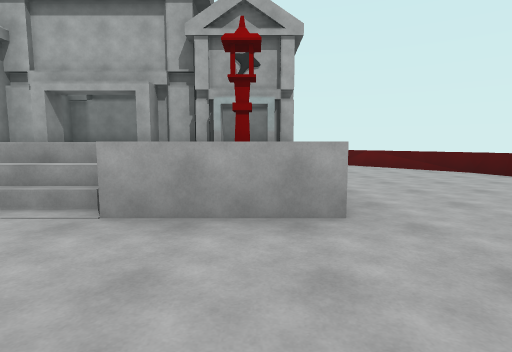
View 1 (above)

16 first-person views from a walk through a scene from a Unity 3-D project. The camera is 1.4 m above the floor, tilts 6° down and sees 80° across. The floor is counted in squares, 2 m on a side. Each view is taken from the middle of a square. On the plan, view 1 faces up. The plan holds only what a view shows up to about 10 squares ahead; the rest is blank.

View 2
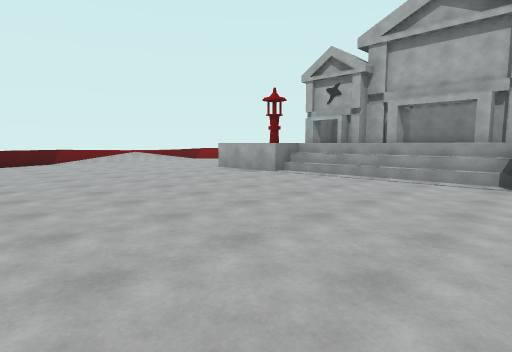

View 3
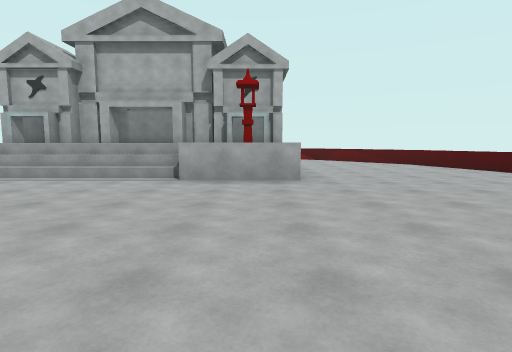

View 4
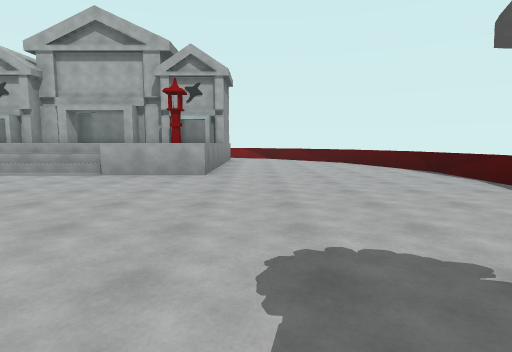

View 5
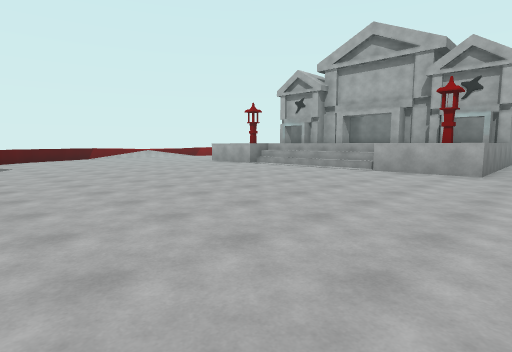

View 6
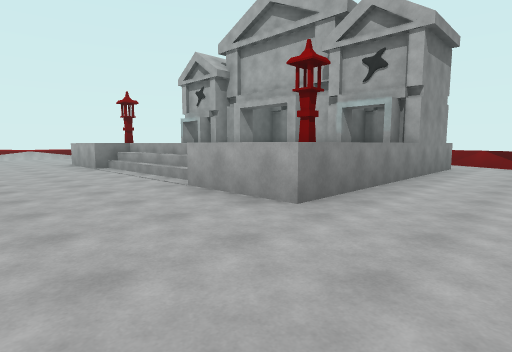

View 7
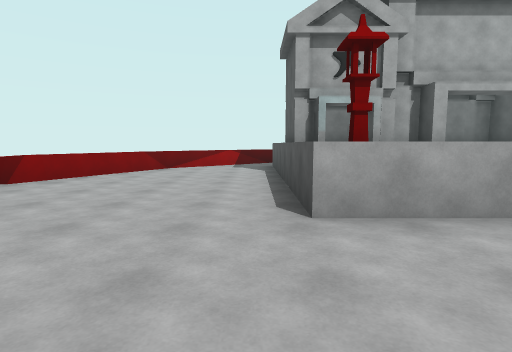

View 8
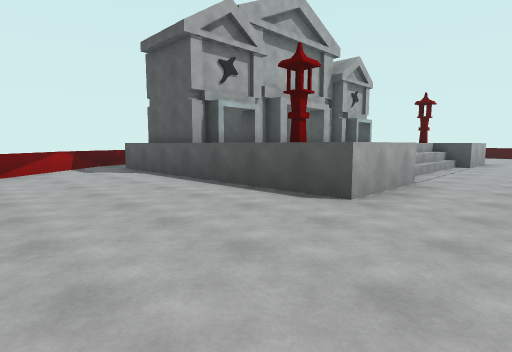

View 9
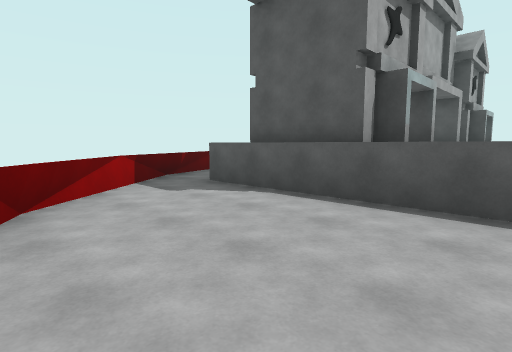

View 10
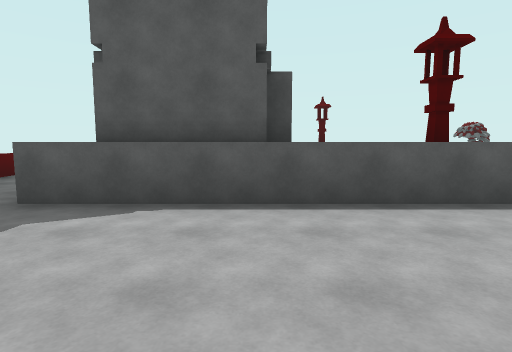

View 11
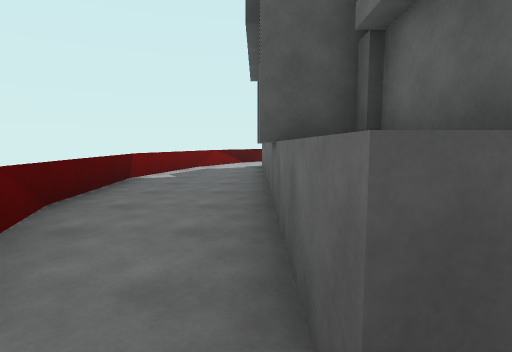

View 12
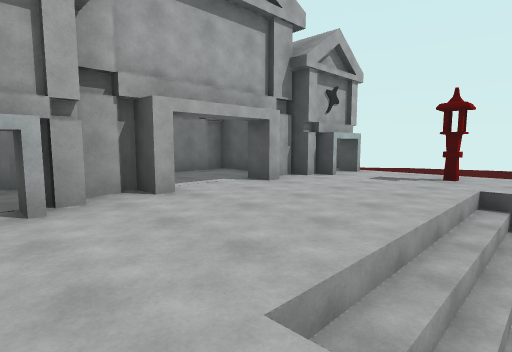

View 13
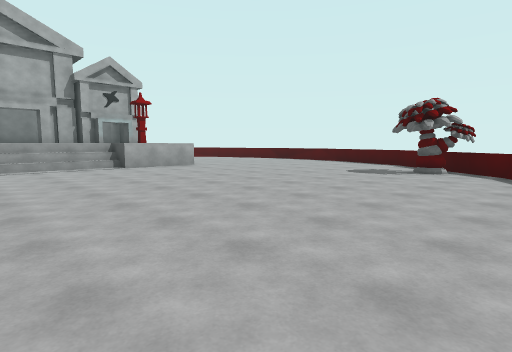

View 14
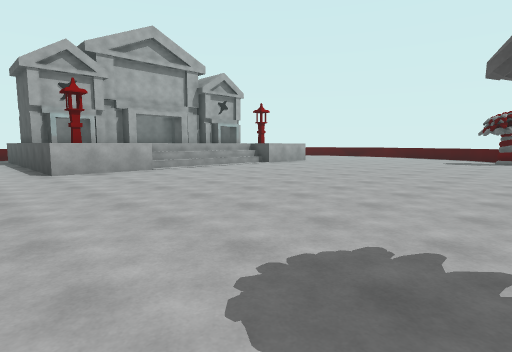

View 15
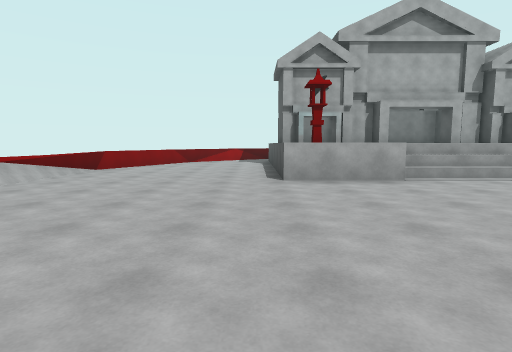

View 16
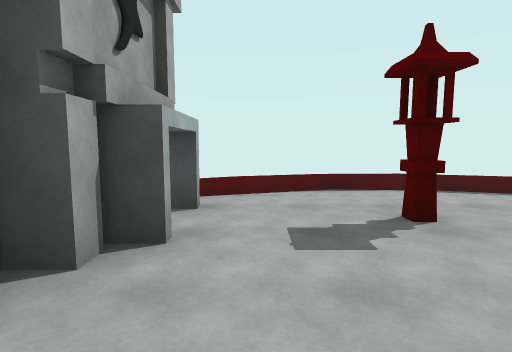

### Floor plan
Key: @ floor where view 1 was taken; # wall or solid block; . main floor; : floor 0.75 m higher than the main floor; + floor 1.5 m higher than the main floor; / step, stairs or slope; = window, fence, low wall or low ledge; ^ raised ledge; L lamp; T tree; O other object.
Columns run from 14 left of view 1 to 7 right of it. Each row starts with its distance up from view 1.
 13          ====#
 12      #==.....===#
 11     #=..........=#
 10    #=...#####^...==
  9   #=..OO# +++#OO..=#
  8  #=...OO# ++#OOO...=#
  7  =....OOO#++#OOO....=
  6 #=.... ++++++++.....=
  5 =..... +++++++L.....=#
  4 :.....++/////++......=
  3 :.....//#//////#.....=
  2 :....................
  1  ....................
  0   ............@.....=
 -1  =..................=
 -2   ..................
 -3     ...............
 -4     .............TT
 -5     .............T
 -6       T  ......

Positions as (right, up) in squares from view 1, and headings:
1: (0, 0), facing up
2: (-1, -3), facing up-left
3: (0, -3), facing up
4: (2, -4), facing up
5: (2, -5), facing up-left
6: (3, 0), facing up-left
7: (-9, 0), facing up
8: (-12, 1), facing up-right
9: (-12, 5), facing up-right
10: (-12, 7), facing right
11: (-9, 10), facing right
12: (-7, 3), facing up-right
13: (-5, -6), facing up-right
14: (-10, -5), facing up-right
15: (-9, -3), facing up
16: (-3, 6), facing right
